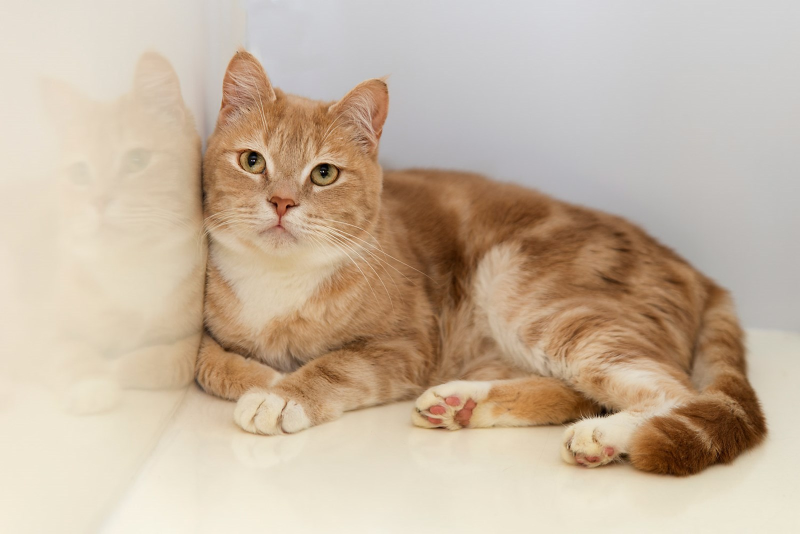
#> input picture Homework/HW 2 - 0306/cat.jpg, 1600 x 1067 px, found by its file name (shown at 1/2 size)
$ python '오혜준.py'
#> lines starting #> are read from the running program, lines starting #| are printed output that depends on the picture
from PIL import Image

img=Image.open('C:\\Users\\USER\\Downloads\\hw_0306\\hw_week1\\hw_2\\cat.jpg')
#> img is the input picture: PIL image 1600x1067 RGB; mean R, G, B 199.1, 180.7, 160.3
print(img.size)
#| (1600, 1067)
imgcrop = img.crop((550, 283, 1050, 783))
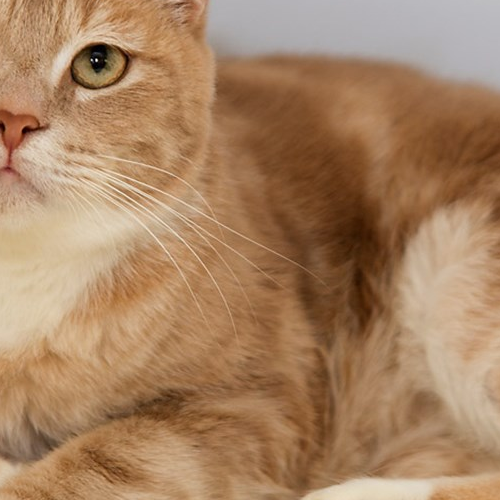
#> imgcrop: PIL image 500x500 RGB; mean R, G, B 167.2, 130.5, 98
imgcrop.show()
imgcrop.save('catcrop.jpg')
